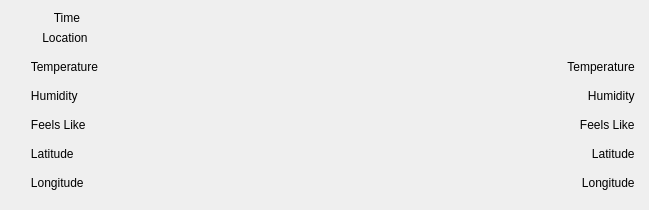
         <widget class="QWidget" name="widget_3" native="true">
          <property name="styleSheet">
           <string notr="true">border-radius:12%;
background:rgba(255,255,255,.1);</string>
          </property>
          <layout class="QHBoxLayout" name="horizontalLayout_27" stretch="0">
           <item>
            <layout class="QVBoxLayout" name="verticalLayout_22">
             <item>
              <layout class="QHBoxLayout" name="horizontalLayout_21" stretch="3,2,6">
               <item>
                <layout class="QVBoxLayout" name="verticalLayout_20">
                 <item>
                  <widget class="QLabel" name="current_time">
                   <property name="styleSheet">
                    <string notr="true">color:black;
background:transparent;
font: 13pt &quot;Segoe UI&quot;;
padding-left:20px;</string>
                   </property>
                   <property name="text">
                    <string>      Time</string>
                   </property>
                  </widget>
                 </item>
                 <item>
                  <widget class="QLabel" name="currentlocation">
                   <property name="styleSheet">
                    <string notr="true">color:black;
background:transparent;
font: 14pt &quot;Segoe UI&quot;;
padding-left:15px;</string>
                   </property>
                   <property name="text">
                    <string>    Location</string>
                   </property>
                  </widget>
                 </item>
                </layout>
               </item>
               <item>
                <widget class="QLabel" name="currentsta">
                 <property name="styleSheet">
                  <string notr="true">color:black;
background:transparent;
font: 10pt &quot;Segoe UI&quot;;</string>
                 </property>
                 <property name="text">
                  <string/>
                 </property>
                </widget>
               </item>
               <item>
                <spacer name="horizontalSpacer_2">
                 <property name="orientation">
                  <enum>Qt::Horizontal</enum>
                 </property>
                 <property name="sizeType">
                  <enum>QSizePolicy::Minimum</enum>
                 </property>
                 <property name="sizeHint" stdset="0">
                  <size>
                   <width>40</width>
                   <height>20</height>
                  </size>
                 </property>
                </spacer>
               </item>
              </layout>
             </item>
             <item>
              <layout class="QVBoxLayout" name="verticalLayout_21">
               <item>
                <widget class="Line" name="line_8">
                 <property name="orientation">
                  <enum>Qt::Horizontal</enum>
                 </property>
                </widget>
               </item>
               <item>
                <layout class="QHBoxLayout" name="horizontalLayout_26">
                 <item>
                  <widget class="QLabel" name="currentTemp">
                   <property name="styleSheet">
                    <string notr="true">color:black;
background:transparent;
font: 10pt &quot;Segoe UI&quot;;</string>
                   </property>
                   <property name="text">
                    <string>      Temperature</string>
                   </property>
                  </widget>
                 </item>
                 <item>
                  <widget class="QLabel" name="currentTemp_2">
                   <property name="styleSheet">
                    <string notr="true">color:black;
background:transparent;
font: 10pt &quot;Segoe UI&quot;;
padding-left:220px;</string>
                   </property>
                   <property name="text">
                    <string>                                                                        Temperature</string>
                   </property>
                  </widget>
                 </item>
                </layout>
               </item>
               <item>
                <widget class="Line" name="line_3">
                 <property name="orientation">
                  <enum>Qt::Horizontal</enum>
                 </property>
                </widget>
               </item>
               <item>
                <layout class="QHBoxLayout" name="horizontalLayout_22">
                 <item>
                  <widget class="QLabel" name="currentHum">
                   <property name="styleSheet">
                    <string notr="true">color:black;
background:transparent;
font: 10pt &quot;Segoe UI&quot;;</string>
                   </property>
                   <property name="text">
                    <string>      Humidity</string>
                   </property>
                  </widget>
                 </item>
                 <item>
                  <widget class="QLabel" name="currentHum_2">
                   <property name="styleSheet">
                    <string notr="true">color:black;
background:transparent;
font: 10pt &quot;Segoe UI&quot;;
padding-left:220px;</string>
                   </property>
                   <property name="text">
                    <string>                                                                         Humidity</string>
                   </property>
                  </widget>
                 </item>
                </layout>
               </item>
               <item>
                <widget class="Line" name="line_4">
                 <property name="orientation">
                  <enum>Qt::Horizontal</enum>
                 </property>
                </widget>
               </item>
               <item>
                <layout class="QHBoxLayout" name="horizontalLayout_24">
                 <item>
                  <widget class="QLabel" name="currentfl">
                   <property name="styleSheet">
                    <string notr="true">color:black;
background:transparent;
font: 10pt &quot;Segoe UI&quot;;</string>
                   </property>
                   <property name="text">
                    <string>      Feels Like</string>
                   </property>
                  </widget>
                 </item>
                 <item>
                  <widget class="QLabel" name="currentfl_2">
                   <property name="styleSheet">
                    <string notr="true">color:black;
background:transparent;
font: 10pt &quot;Segoe UI&quot;;
padding-left:220px;</string>
                   </property>
                   <property name="text">
                    <string>                                                                         Feels Like</string>
                   </property>
                  </widget>
                 </item>
                </layout>
               </item>
               <item>
                <widget class="Line" name="line_5">
                 <property name="orientation">
                  <enum>Qt::Horizontal</enum>
                 </property>
                </widget>
               </item>
               <item>
                <layout class="QHBoxLayout" name="horizontalLayout_23">
                 <item>
                  <widget class="QLabel" name="currentlat">
                   <property name="styleSheet">
                    <string notr="true">color:black;
background:transparent;
font: 10pt &quot;Segoe UI&quot;;</string>
                   </property>
                   <property name="text">
                    <string>      Latitude</string>
                   </property>
                  </widget>
                 </item>
                 <item>
                  <widget class="QLabel" name="currentlat_2">
                   <property name="styleSheet">
                    <string notr="true">color:black;
background:transparent;
font: 10pt &quot;Segoe UI&quot;;
padding-left:220px;</string>
                   </property>
                   <property name="text">
                    <string>                                                                         Latitude</string>
                   </property>
                  </widget>
                 </item>
                </layout>
               </item>
               <item>
                <widget class="Line" name="line_6">
                 <property name="orientation">
                  <enum>Qt::Horizontal</enum>
                 </property>
                </widget>
               </item>
               <item>
                <layout class="QHBoxLayout" name="horizontalLayout_25">
                 <item>
                  <widget class="QLabel" name="currentlon">
                   <property name="styleSheet">
                    <string notr="true">color:black;
background:transparent;
font: 10pt &quot;Segoe UI&quot;;</string>
                   </property>
                   <property name="text">
                    <string>      Longitude</string>
                   </property>
                  </widget>
                 </item>
                 <item>
                  <widget class="QLabel" name="currentlon_2">
                   <property name="styleSheet">
                    <string notr="true">color:black;
background:transparent;
font: 10pt &quot;Segoe UI&quot;;
padding-left:220px;</string>
                   </property>
                   <property name="text">
                    <string>                                                                         Longitude</string>
                   </property>
                  </widget>
                 </item>
                </layout>
               </item>
               <item>
                <widget class="Line" name="line_7">
                 <property name="orientation">
                  <enum>Qt::Horizontal</enum>
                 </property>
                </widget>
               </item>
              </layout>
             </item>
            </layout>
           </item>
          </layout>
         </widget>
